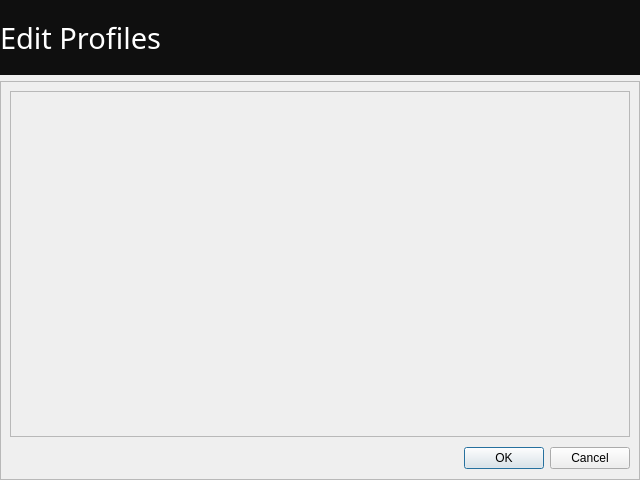
<?xml version="1.0" encoding="UTF-8"?>
<ui version="4.0">
 <class>EditProfiles</class>
 <widget class="QDialog" name="EditProfiles">
  <property name="enabled">
   <bool>true</bool>
  </property>
  <property name="geometry">
   <rect>
    <x>0</x>
    <y>0</y>
    <width>640</width>
    <height>480</height>
   </rect>
  </property>
  <property name="sizePolicy">
   <sizepolicy hsizetype="Fixed" vsizetype="Fixed">
    <horstretch>0</horstretch>
    <verstretch>0</verstretch>
   </sizepolicy>
  </property>
  <property name="minimumSize">
   <size>
    <width>640</width>
    <height>480</height>
   </size>
  </property>
  <property name="maximumSize">
   <size>
    <width>640</width>
    <height>480</height>
   </size>
  </property>
  <property name="contextMenuPolicy">
   <enum>Qt::NoContextMenu</enum>
  </property>
  <property name="windowTitle">
   <string>Edit Profiles</string>
  </property>
  <property name="whatsThis">
   <string notr="true"/>
  </property>
  <property name="sizeGripEnabled">
   <bool>false</bool>
  </property>
  <layout class="QGridLayout" name="gridLayout_2">
   <property name="margin">
    <number>0</number>
   </property>
   <item row="0" column="0">
    <layout class="QVBoxLayout" name="mainLayout">
     <item>
      <widget class="QLabel" name="title">
       <property name="minimumSize">
        <size>
         <width>0</width>
         <height>75</height>
        </size>
       </property>
       <property name="maximumSize">
        <size>
         <width>16777215</width>
         <height>75</height>
        </size>
       </property>
       <property name="font">
        <font>
         <family>Segoe UI Light</family>
         <pointsize>22</pointsize>
        </font>
       </property>
       <property name="styleSheet">
        <string notr="true">background: rgb(15,15,15);
color: white;

    background-image: url(:images/backgrounds/blackbg.png);
    background-position: top right;
    background-origin: content;
    background-repeat: repeat-xy;


</string>
       </property>
       <property name="text">
        <string>Edit Profiles</string>
       </property>
       <property name="margin">
        <number>18</number>
       </property>
      </widget>
     </item>
     <item>
      <widget class="QFrame" name="mainFrame">
       <property name="frameShape">
        <enum>QFrame::StyledPanel</enum>
       </property>
       <property name="frameShadow">
        <enum>QFrame::Raised</enum>
       </property>
       <layout class="QGridLayout" name="gridLayout">
        <property name="bottomMargin">
         <number>6</number>
        </property>
        <item row="0" column="0">
         <layout class="QVBoxLayout" name="verticalLayout">
          <item>
           <widget class="QFrame" name="contentsFrame">
            <property name="frameShape">
             <enum>QFrame::StyledPanel</enum>
            </property>
            <property name="frameShadow">
             <enum>QFrame::Raised</enum>
            </property>
            <layout class="QGridLayout" name="gridLayout_3">
             <property name="margin">
              <number>3</number>
             </property>
            </layout>
           </widget>
          </item>
          <item>
           <widget class="QDialogButtonBox" name="buttonBox">
            <property name="sizePolicy">
             <sizepolicy hsizetype="Expanding" vsizetype="Fixed">
              <horstretch>0</horstretch>
              <verstretch>0</verstretch>
             </sizepolicy>
            </property>
            <property name="maximumSize">
             <size>
              <width>16777215</width>
              <height>30</height>
             </size>
            </property>
            <property name="layoutDirection">
             <enum>Qt::LeftToRight</enum>
            </property>
            <property name="autoFillBackground">
             <bool>false</bool>
            </property>
            <property name="styleSheet">
             <string notr="true"/>
            </property>
            <property name="orientation">
             <enum>Qt::Horizontal</enum>
            </property>
            <property name="standardButtons">
             <set>QDialogButtonBox::Cancel|QDialogButtonBox::Ok</set>
            </property>
            <property name="centerButtons">
             <bool>false</bool>
            </property>
           </widget>
          </item>
         </layout>
        </item>
       </layout>
      </widget>
     </item>
    </layout>
   </item>
  </layout>
 </widget>
 <resources/>
 <connections>
  <connection>
   <sender>buttonBox</sender>
   <signal>accepted()</signal>
   <receiver>EditProfiles</receiver>
   <slot>accept()</slot>
   <hints>
    <hint type="sourcelabel">
     <x>248</x>
     <y>254</y>
    </hint>
    <hint type="destinationlabel">
     <x>157</x>
     <y>274</y>
    </hint>
   </hints>
  </connection>
  <connection>
   <sender>buttonBox</sender>
   <signal>rejected()</signal>
   <receiver>EditProfiles</receiver>
   <slot>reject()</slot>
   <hints>
    <hint type="sourcelabel">
     <x>316</x>
     <y>260</y>
    </hint>
    <hint type="destinationlabel">
     <x>286</x>
     <y>274</y>
    </hint>
   </hints>
  </connection>
 </connections>
</ui>
